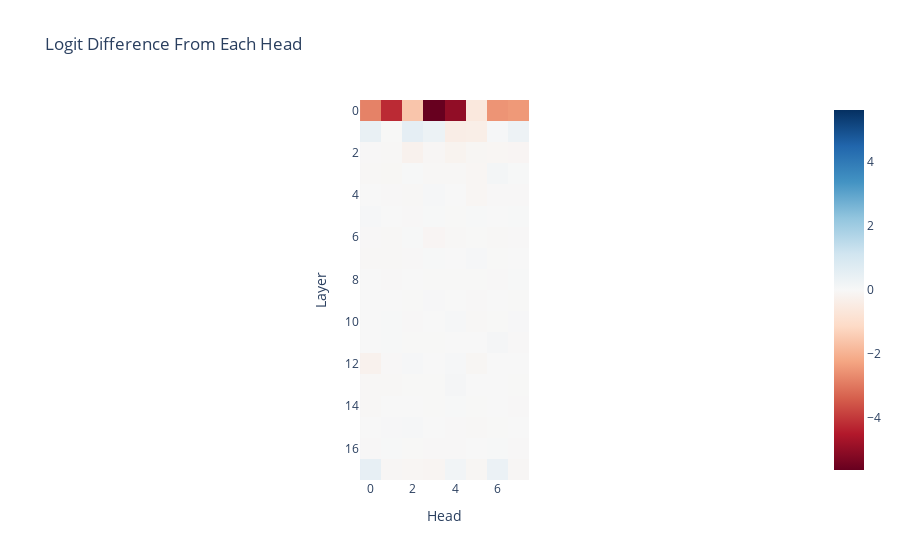

Notebook code for this chart:
### Markdown cell above
Let's know decompose the output of attention layer in their single heads. This can be done by decomposing the output matrix into submatrices applied to the attention-scaled value output matrix of each head.

### Code cell
from src.direct_logit_attribution import residual_stack_to_logit_diff
from src.utils import imshow

per_head_residual, labels = cache.stack_head_results(
    layer=-1, pos_slice=-1, return_labels=True
)
per_head_logit_diffs = residual_stack_to_logit_diff(
    per_head_residual, 
    logit_diff_directions, 
    cache,
    tokens_per_group
)
per_head_logit_diffs = einops.rearrange(
    per_head_logit_diffs,
    "(layer head_index) -> layer head_index",
    layer=model.cfg.n_layers,
    head_index=model.cfg.n_heads,
)
imshow(
    per_head_logit_diffs,
    labels={"x": "Head", "y": "Layer"},
    title="Logit Difference From Each Head",
)

### Figure 1 — Plotly figure (JSON) as saved in the notebook; plotly's stock layout.template omitted (floating-point values rounded to 4 significant figures; data arrays with more than 128 entries replaced by an {"elided": "..."} marker saying what was removed)
{"data": [{"coloraxis": "coloraxis", "hovertemplate": "Head: %{x}<br>Layer: %{y}<br>color: %{z}<extra></extra>", "name": "0", "type": "heatmap", "xaxis": "x", "yaxis": "y", "z": {"elided": "18x8 float values"}}], "layout": {"coloraxis": {"cmid": 0, "colorscale": [[0, "rgb(103,0,31)"], [0.1, "rgb(178,24,43)"], [0.2, "rgb(214,96,77)"], [0.3, "rgb(244,165,130)"], [0.4, "rgb(253,219,199)"], [0.5, "rgb(247,247,247)"], [0.6, "rgb(209,229,240)"], [0.7, "rgb(146,197,222)"], [0.8, "rgb(67,147,195)"], [0.9, "rgb(33,102,172)"], [1, "rgb(5,48,97)"]]}, "title": {"text": "Logit Difference From Each Head"}, "xaxis": {"anchor": "y", "constrain": "domain", "domain": [0, 1], "scaleanchor": "y", "title": {"text": "Head"}}, "yaxis": {"anchor": "x", "autorange": "reversed", "constrain": "domain", "domain": [0, 1], "title": {"text": "Layer"}}}}
